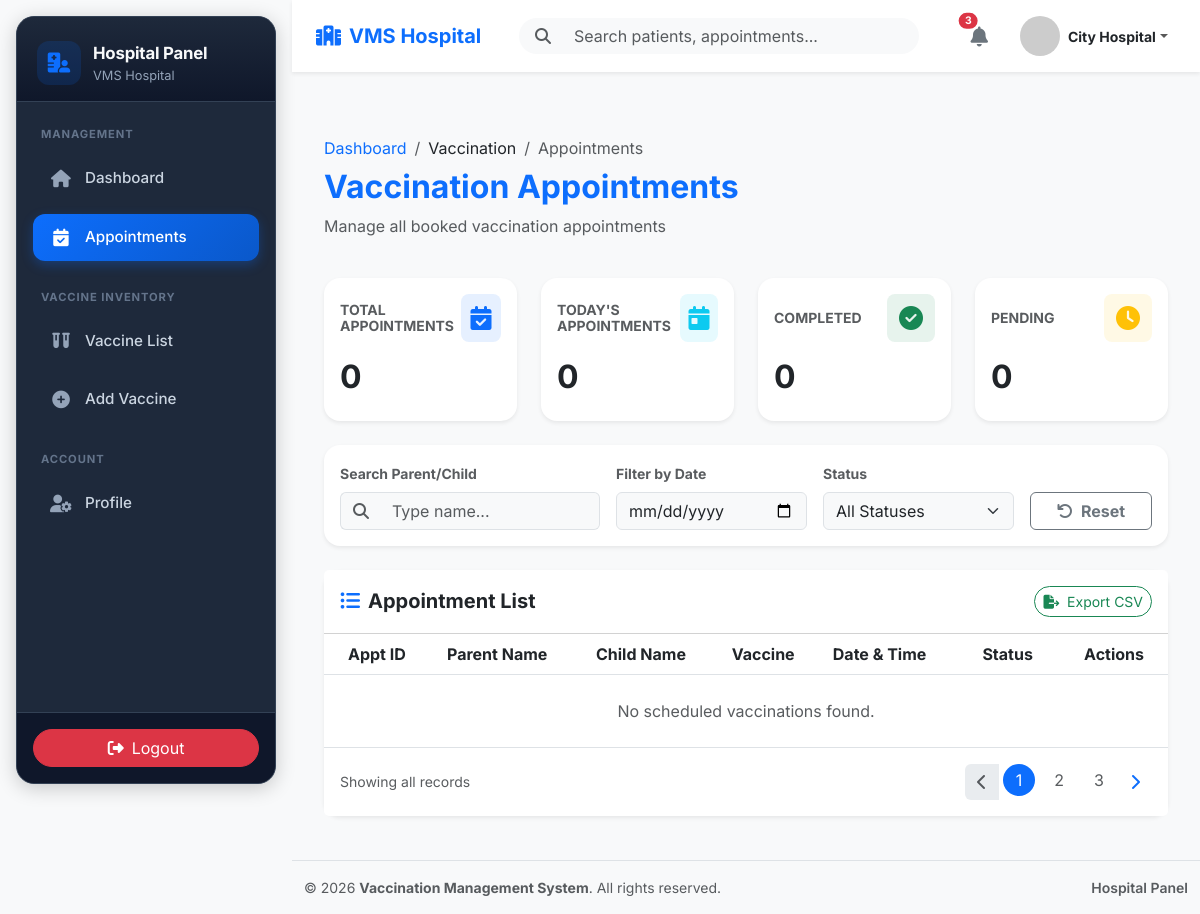
The app's page /hospital/vaccination/appointments.php (signed in), older data.
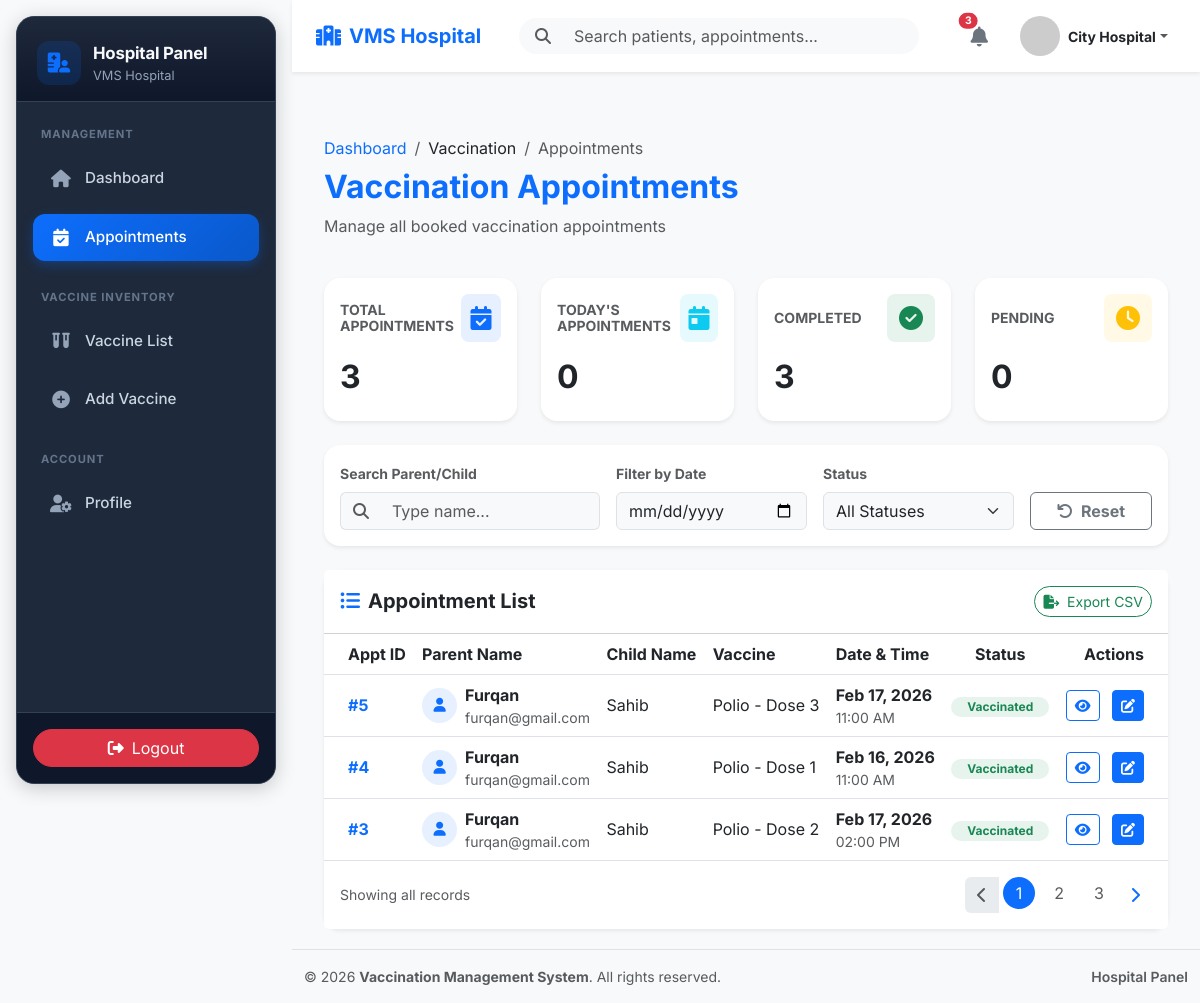
The same page, newer data.
### tables this page shows
CREATE TABLE `vaccination_schedule` (
  `id` int(11) NOT NULL,
  `child_id` int(11) NOT NULL,
  `vaccine_id` int(11) NOT NULL,
  `hospital_id` int(11) DEFAULT NULL,
  `scheduled_date` datetime NOT NULL,
  `dose_number` int(11) NOT NULL,
  `status` enum('pending','vaccinated','missed') NOT NULL DEFAULT 'pending',
  `created_at` timestamp NOT NULL DEFAULT current_timestamp()
);

CREATE TABLE `users` (
  `id` int(11) NOT NULL,
  `name` varchar(100) NOT NULL,
  `email` varchar(100) NOT NULL,
  `password` varchar(255) NOT NULL,
  `role` enum('admin','parent','hospital') NOT NULL,
  `status` enum('active','inactive') NOT NULL DEFAULT 'active',
  `created_at` timestamp NOT NULL DEFAULT current_timestamp()
);

CREATE TABLE `children` (
  `id` int(11) NOT NULL,
  `parent_id` int(11) NOT NULL,
  `name` varchar(100) NOT NULL,
  `date_of_birth` date NOT NULL,
  `gender` enum('Male','Female','Other') NOT NULL,
  `blood_group` varchar(5) DEFAULT NULL,
  `created_at` timestamp NOT NULL DEFAULT current_timestamp()
);

CREATE TABLE `vaccines` (
  `id` int(11) NOT NULL,
  `vaccine_name` varchar(100) NOT NULL,
  `total_dose` int(11) NOT NULL,
  `target_age_group` varchar(100) NOT NULL,
  `description` text DEFAULT NULL,
  `availability_status` enum('available','unavailable') NOT NULL DEFAULT 'available',
  `created_at` timestamp NOT NULL DEFAULT current_timestamp()
);

### hospital/vaccination/appointments.php (the view, shortened to what the rows shown need)
<?php
include '../../config/db.php';
include '../includes/header.php';
$user_id = $_SESSION['user_id'];
$hospital_id = 0;
$stmt = $conn->prepare("SELECT id FROM hospitals WHERE user_id = ?");
$stmt->bind_param("i", $user_id);
$stmt->execute();
$res = $stmt->get_result();
if ($res->num_rows > 0) {
    $hospital_id = $res->fetch_assoc()['id'];
}
$stats = ['total' => 0, 'today' => 0, 'completed' => 0, 'pending' => 0];
if ($hospital_id) {
    $sql_stats = "SELECT
                    COUNT(*) as total,
                    SUM(CASE WHEN DATE(scheduled_date) = CURDATE() THEN 1 ELSE 0 END) as today,
                    SUM(CASE WHEN status = 'vaccinated' THEN 1 ELSE 0 END) as completed,
                    SUM(CASE WHEN status = 'pending' THEN 1 ELSE 0 END) as pending
                  FROM vaccination_schedule
                  WHERE hospital_id = ?";
    $stmt_stats = $conn->prepare($sql_stats);
    $stmt_stats->bind_param("i", $hospital_id);
    $stmt_stats->execute();
    $stats_res = $stmt_stats->get_result();
    if ($stats_res->num_rows > 0) {
        $stats = $stats_res->fetch_assoc();
    }
    $sql_list = "SELECT vs.id, vs.scheduled_date, vs.status, vs.dose_number,
                        c.name as child_name, u.name as parent_name, u.email as parent_email,
                        v.vaccine_name
                 FROM vaccination_schedule vs
                 JOIN children c ON vs.child_id = c.id
                 JOIN users u ON c.parent_id = u.id
                 JOIN vaccines v ON vs.vaccine_id = v.id
                 WHERE vs.hospital_id = ?
                 ORDER BY vs.created_at DESC";
    $stmt_list = $conn->prepare($sql_list);
    $stmt_list->bind_param("i", $hospital_id);
    $stmt_list->execute();
    $result_list = $stmt_list->get_result();
}
?>
<main class="mt-5 pt-3">
    <div class="container-fluid">
        <div class="row mb-4">
            <div class="col-md-12">
                <h2 class="fw-bold text-primary">Vaccination Appointments</h2>
            </div>
        </div>
        <div class="row g-4 mb-4">
            <div class="col-12 col-sm-6 col-lg-3">
                <div class="card border-0 shadow-sm h-100 rounded-4 card-hover">
                    <div class="card-body">
                        <h2 class="fw-bold mb-2"><?= number_format($stats['total']) ?></h2>
                    </div>
                </div>
            </div>
            <div class="col-12 col-sm-6 col-lg-3">
                <div class="card border-0 shadow-sm h-100 rounded-4 card-hover">
                    <div class="card-body">
                        <h2 class="fw-bold mb-2"><?= number_format($stats['today']) ?></h2>
                    </div>
                </div>
            </div>
            <div class="col-12 col-sm-6 col-lg-3">
                <div class="card border-0 shadow-sm h-100 rounded-4 card-hover">
                    <div class="card-body">
                        <h2 class="fw-bold mb-2"><?= number_format($stats['completed']) ?></h2>
                    </div>
                </div>
            </div>
            <div class="col-12 col-sm-6 col-lg-3">
                <div class="card border-0 shadow-sm h-100 rounded-4 card-hover">
                    <div class="card-body">
                        <h2 class="fw-bold mb-2"><?= number_format($stats['pending']) ?></h2>
                    </div>
                </div>
            </div>
        </div>
        <div class="card border-0 shadow-sm rounded-4 h-100">
            <div class="card-body p-0">
                <div class="table-responsive">
                    <table class="table table-hover align-middle mb-0" id="appointmentTable">
                        <thead class="bg-light">
                            <tr>
                                <th class="ps-4">Appt ID</th>
                                <th>Parent Name</th>
                                <th>Child Name</th>
                                <th>Vaccine</th>
                                <th>Date & Time</th>
                                <th class="text-center">Status</th>
                                <th class="text-end pe-4">Actions</th>
                            </tr>
                        </thead>
                        <tbody id="appointmentTableBody">
                            <?php if (isset($result_list) && $result_list->num_rows > 0): ?>
                            <?php while ($row = $result_list->fetch_assoc()):
                                $status_class = 'bg-soft-warning text-warning';
                                $status_display = ucfirst($row['status']);
                                if ($row['status'] == 'vaccinated') {
                                    $status_class = 'bg-soft-success text-success';
                                    $status_display = 'Vaccinated';
                                } elseif ($row['status'] == 'missed') {
                                    $status_class = 'bg-soft-danger text-danger';
                                }
                                $date_obj = new DateTime($row['scheduled_date']);
                                $formatted_date = $date_obj->format('M d, Y');
                                $formatted_time = $date_obj->format('h:i A');
                                $filter_date = $date_obj->format('Y-m-d');
                            ?>
                            <tr data-date="<?= $filter_date ?>" data-status="<?= strtolower($status_display) ?>">
                                <td class="ps-4 fw-bold text-primary">#<?= $row['id'] ?></td>
                                <td>
                                    <div class="d-flex align-items-center">
                                        <div class="avatar-sm me-2 bg-primary bg-opacity-10 text-primary rounded-circle d-flex align-items-center justify-content-center" style="width: 35px; height: 35px;">
                                            <i class="fas fa-user small"></i>
                                        </div>
                                        <div>
                                            <div class="fw-bold parent-name"><?= htmlspecialchars($row['parent_name']) ?></div>
                                            <div class="small text-muted"><?= htmlspecialchars($row['parent_email']) ?></div>
                                        </div>
                                    </div>
                                </td>
                                <td class="child-name"><?= htmlspecialchars($row['child_name']) ?></td>
                                <td><?= htmlspecialchars($row['vaccine_name']) ?> <?= isset($row['dose_number']) ? '- Dose ' . $row['dose_number'] : '' ?></td>
                                <td>
                                    <div class="fw-bold"><?= $formatted_date ?></div>
                                    <div class="small text-muted"><?= $formatted_time ?></div>
                                </td>
                                <td class="text-center">
                                    <span class="badge <?= $status_class ?> rounded-pill px-3 status-badge"><?= $status_display ?></span>
                                </td>
                                <td class="text-end pe-4">
                                    <button class="btn btn-sm btn-outline-primary me-2 view-btn"
                                            data-bs-toggle="modal"
                                            data-bs-target="#viewAppointmentModal"
                                            title="View Details"
                                            data-id="<?= $row['id'] ?>"
                                            data-parent="<?= htmlspecialchars($row['parent_name']) ?>"
                                            data-child="<?= htmlspecialchars($row['child_name']) ?>"
                                            data-vaccine="<?= htmlspecialchars($row['vaccine_name']) ?>"
                                            data-dose="<?= isset($row['dose_number']) ? $row['dose_number'] : '' ?>"
                                            data-date="<?= $formatted_date ?>"
                                            data-time="<?= $formatted_time ?>"
                                            data-status="<?= $status_display ?>"
                                            data-status-class="<?= $status_class ?>">
                                        <i class="fas fa-eye"></i>
                                    </button>
                                    <a class="btn btn-sm btn-primary" href='update_status.php?id=<?= $row['id'] ?>' title="Update Status">
                                        <i class="fas fa-edit"></i>
                                    </a>
                                </td>
                            </tr>
                            <?php endwhile; ?>
                            <?php else: ?>
                                <tr><td colspan="7" class="text-center py-4 text-muted">No scheduled vaccinations found.</td></tr>
                            <?php endif; ?>
                        </tbody>
                    </table>
                </div>
            </div>
        </div>
    </div>
</main>
<?php include '../includes/footer.php'; ?>

Row changes from the older to the newer data that the page shows:
added vaccination_schedule: id "5", users.name "Furqan", users.email "furqan@gmail.com", child.name "Sahib", vaccine.vaccine_name "Polio", dose_number "3", scheduled_date "Feb 17, 2026", scheduled_date "11:00 AM", status "Vaccinated"
added vaccination_schedule: id "4", users.name "Furqan", users.email "furqan@gmail.com", child.name "Sahib", vaccine.vaccine_name "Polio", dose_number "1", scheduled_date "Feb 16, 2026", scheduled_date "11:00 AM", status "Vaccinated"
added vaccination_schedule: id "3", users.name "Furqan", users.email "furqan@gmail.com", child.name "Sahib", vaccine.vaccine_name "Polio", dose_number "2", scheduled_date "Feb 17, 2026", scheduled_date "02:00 PM", status "Vaccinated"
Text that changed along with them:
$stats['total']: "0" → "3"
$stats['completed']: "0" → "3"
text no longer shown: "No scheduled vaccinations found."
